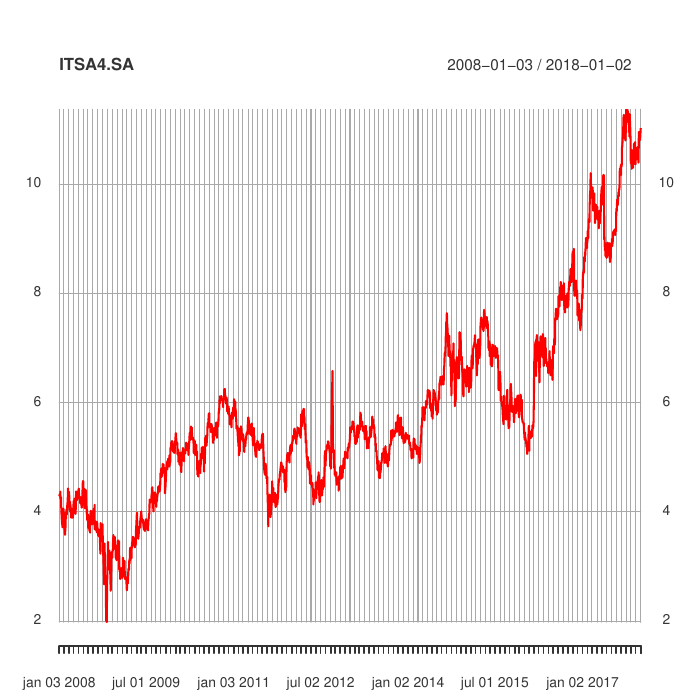

Reproduce this figure in R.
# Big Data na Pratica - Buscando Dados para Analise Financeira

# http://www.quantmod.com
# http://www.bmfbovespa.com.br/pt_br/produtos/indices/indices-amplos/indice-ibovespa-ibovespa-composicao-da-carteira.htm

#Sys.setenv(TZ="America/Sao_Paulo")
#Sys.setenv(TZ="America/New_York")
Sys.setenv(TZ="GMT")
Sys.getenv("TZ")

# Instalar e carregar os pacotes
install.packages("quantmod")
install.packages("xts")
install.packages("moments")
library(quantmod)
library(xts)
library(moments)

# xlsx
install.packages("rJava", type = "source")
install.packages("xlsx")
library(rJava)
library(xlsx)

#dir()
#setwd('C:/GitHub/Equities')
getwd()

#help(getSymbols)
#getSymbols("^BVSP", src = "yahoo", from = startDate, to = endDate)

# Selecao do periodo de analise
startDate = as.Date(paste(format(Sys.Date(), format = "%b-%d-"), 
  as.integer(format.Date(Sys.Date(), "%Y")) - 10, sep=""), format = "%b-%d-%Y")
endDate = Sys.Date()

# Oculta mensagens de alerta
options("getSymbols.yahoo.warning"=FALSE)
options("getSymbols.warning4.0"=FALSE)

#getOption("getSymbols.env")
#getOption("getSymbols.auto.assign")
#help("getOption")

pdf("Equities.pdf")

  p <- c(0, 0.35, 0.5, 0.75, 1)
  LISTA <- c('ABEV3','BBAS3','BBDC4','BBSE3','BRAP4','BRFS3','BRKM5','BRML3'
             ,'BVMF3','CCRO3','CIEL3','CMIG4','CPFE3','CPLE6','CSAN3','CSNA3'
             ,'CYRE3','ECOR3','EGIE3','EMBR3','ENBR3','EQTL3','ESTC3','FIBR3'
             ,'GGBR4','GOAU4','HYPE3','JBSS3','KROT3','LAME4','LREN3','MRFG3'
             ,'MRVE3','MULT3','NATU3','PETR4','QUAL3','RADL3','RENT3','SBSP3'
             ,'SUZB5','TIMP3','UGPA3','USIM5','VALE5','VIVT4','WEGE3')
  
  getSymbols('ITSA4.SA', src = "yahoo", from = startDate, to = endDate)
  #help("getSymbols")

  SAIDA <- 'ITSA4.SA'
  #ITSA4.SA[,'ITSA4.SA.Adjusted']
  SAIDA[2:6] <- as.numeric(quantile(na.omit(ITSA4.SA[,'ITSA4.SA.Adjusted']), p, type = 1))
  SAIDA[7] <- as.numeric(tail(ITSA4.SA[,'ITSA4.SA.Adjusted'], n=1L))

  # Preco Atual > 3º Quartil
  if (as.numeric(SAIDA[7]) > as.numeric(SAIDA[5])) {
    SAIDA[8] <- 'VENDER'
  
  # Preco Atual < 3º Quartil
  } else if (as.numeric(SAIDA[7]) < as.numeric(SAIDA[3])) {
    SAIDA[8] <- 'COMPRAR'

  } else {
    SAIDA[8] <- 'NEUTRO'
  }

  class(SAIDA)
  frame <- as.data.frame(SAIDA)

  plot(na.omit(ITSA4.SA[,'ITSA4.SA.Adjusted']), main = 'ITSA4.SA',
       col = "red", xlab = "Data", ylab = "Pregao", major.ticks = 'months',
       minor.ticks = FALSE)
  
  write.xlsx(ITSA4.SA, 'ITSA4.SA.xlsx', sheetName = 'ITSA4.SA')
  class(ITSA4.SA)
  
  iItem <- 1
  for (ACAO in LISTA) {
    
    ACAO <- paste(ACAO, '.SA', sep='')
  
    getSymbols(ACAO, src = "yahoo", from = startDate, to = endDate)
    SERIE = get(ACAO)
  
    SAIDA <- ACAO
    SAIDA[2:6] <- as.numeric(quantile(na.omit(SERIE[,paste(ACAO,'.Adjusted',sep='')]), p, type = 1))
    SAIDA[7] <- as.numeric(tail(SERIE[,paste(ACAO,'.Adjusted',sep='')], n=1L))

    # Preco Atual > 3º Quartil
    if (as.numeric(SAIDA[7]) > as.numeric(SAIDA[5])) {
      SAIDA[8] <- 'VENDER'
      
      # Preco Atual < 3º Quartil
    } else if (as.numeric(SAIDA[7]) < as.numeric(SAIDA[3])) {
      SAIDA[8] <- 'COMPRAR'
      
    } else {
      SAIDA[8] <- 'NEUTRO'
    }
    
    #NameAcao = SERIE[,paste(ACAO,'.Adjusted',sep='')]
    plot(SERIE[,paste(ACAO,'.Adjusted',sep='')], main = ACAO,
         col = "red", xlab = "Data", ylab = "Pregao", major.ticks = 'months',
         minor.ticks = FALSE)
  
    #write.xlsx(SERIE, paste(ACAO, '.xlsx', sep=''), sheetName = ACAO)
    frame[iItem <- iItem + 1] <- as.data.frame(SAIDA)
  }
  
  write.xlsx(frame, "Equities.xlsx", sheetName = "Equity")

dev.off()

# ---------------------------------------------------------------------